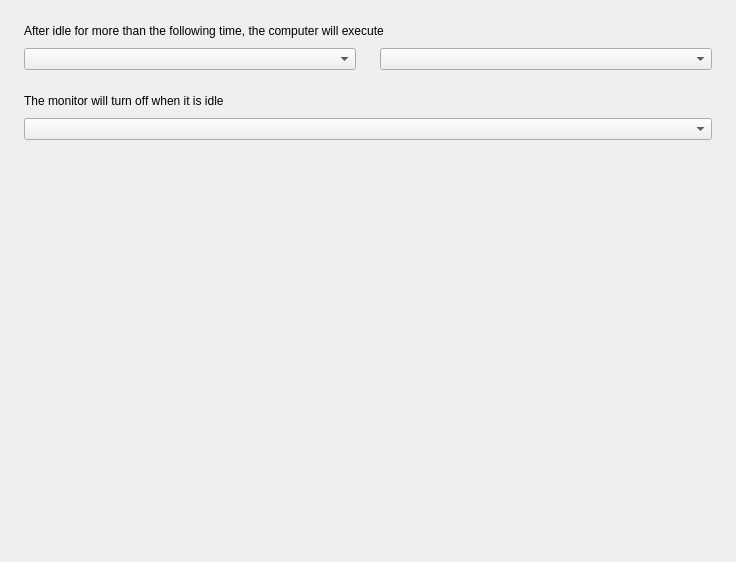
<?xml version="1.0" encoding="UTF-8"?>
<ui version="4.0">
 <class>PowerSettingsPage</class>
 <widget class="QWidget" name="PowerSettingsPage">
  <property name="geometry">
   <rect>
    <x>0</x>
    <y>0</y>
    <width>736</width>
    <height>562</height>
   </rect>
  </property>
  <property name="windowTitle">
   <string>PowerSettingsPage</string>
  </property>
  <layout class="QVBoxLayout" name="verticalLayout">
   <property name="spacing">
    <number>0</number>
   </property>
   <property name="leftMargin">
    <number>24</number>
   </property>
   <property name="topMargin">
    <number>0</number>
   </property>
   <property name="rightMargin">
    <number>24</number>
   </property>
   <property name="bottomMargin">
    <number>0</number>
   </property>
   <item>
    <layout class="QHBoxLayout" name="horizontalLayout">
     <property name="spacing">
      <number>0</number>
     </property>
     <property name="topMargin">
      <number>24</number>
     </property>
     <item>
      <widget class="QLabel" name="label">
       <property name="text">
        <string>After idle for more than the following time, the computer will execute</string>
       </property>
      </widget>
     </item>
    </layout>
   </item>
   <item>
    <layout class="QHBoxLayout" name="horizontalLayout_2">
     <property name="spacing">
      <number>24</number>
     </property>
     <property name="topMargin">
      <number>10</number>
     </property>
     <item>
      <widget class="QComboBox" name="combo_idleTime">
       <property name="accessibleName">
        <string>ComboIdleTime</string>
       </property>
      </widget>
     </item>
     <item>
      <widget class="QComboBox" name="combo_idleAction">
       <property name="accessibleName">
        <string>ComboIdleAction</string>
       </property>
      </widget>
     </item>
    </layout>
   </item>
   <item>
    <layout class="QHBoxLayout" name="horizontalLayout_3">
     <property name="spacing">
      <number>0</number>
     </property>
     <property name="topMargin">
      <number>24</number>
     </property>
     <item>
      <widget class="QLabel" name="label_2">
       <property name="text">
        <string>The monitor will turn off when it is idle</string>
       </property>
      </widget>
     </item>
    </layout>
   </item>
   <item>
    <layout class="QHBoxLayout" name="horizontalLayout_4">
     <property name="spacing">
      <number>0</number>
     </property>
     <property name="topMargin">
      <number>10</number>
     </property>
     <item>
      <widget class="QComboBox" name="combo_displayOffTime">
       <property name="accessibleName">
        <string>ComboMonitorTrunOffIdleTime</string>
       </property>
      </widget>
     </item>
    </layout>
   </item>
   <item>
    <spacer name="verticalSpacer">
     <property name="orientation">
      <enum>Qt::Vertical</enum>
     </property>
     <property name="sizeHint" stdset="0">
      <size>
       <width>20</width>
       <height>40</height>
      </size>
     </property>
    </spacer>
   </item>
  </layout>
 </widget>
 <resources/>
 <connections/>
</ui>
